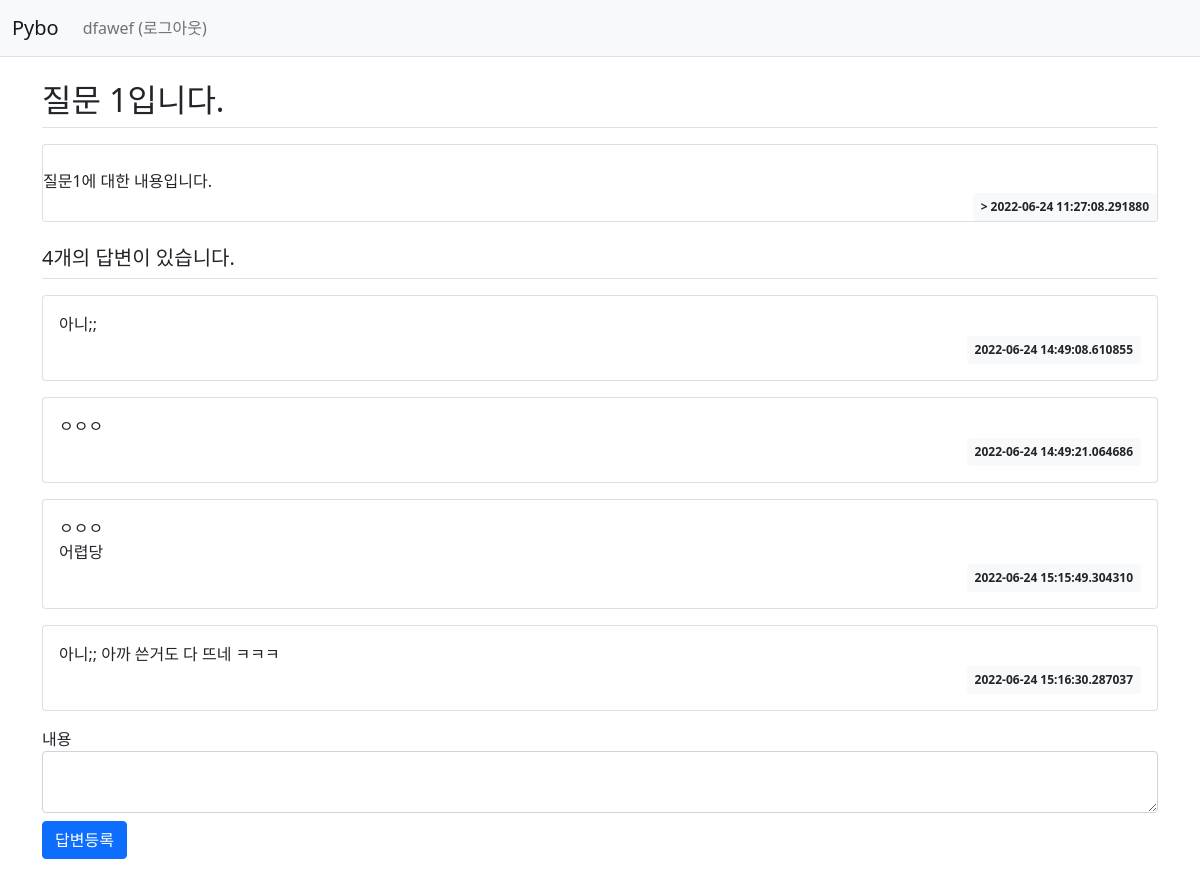
Screenshot of /question/detail/2/ (signed in) with the database file from the repository.
### pybo/models.py (models this page shows)
class User(db.Model):
    id = db.Column(db.Integer, primary_key=True)
    username = db.Column(db.String(150), unique=True, nullable=False)
    password = db.Column(db.String(200), nullable=False)
    email = db.Column(db.String(120), unique=True, nullable=False)

class Question(db.Model):
    id = db.Column(db.Integer , primary_key=True)
    subject = db.Column(db.String(200), nullable=False)
    content = db.Column(db.Text(),nullable=False)
    create_date = db.Column(db.DateTime(),nullable=False)

class Answer(db.Model):
    id = db.Column(db.Integer, primary_key=True)
    question_id = db.Column(db.Integer,db.ForeignKey('question.id',ondelete='CASCADE'))
    question = db.relationship('Question',backref=db.backref('answer_set'))
    content = db.Column(db.Text(), nullable=False)
    create_date = db.Column(db.DateTime(), nullable=False)

### pybo/views/question_views.py (the view)
@bp.route('/detail/<int:question_id>/')
def detail(question_id):
    form = AnswerForm()
    question = Question.query.get_or_404(question_id)
    return render_template('question/question_detail.html', question=question,form=form)

### pybo/forms.py
class AnswerForm(FlaskForm):
    content = TextAreaField('내용', validators=[DataRequired('내용은 필수입니다.')])

### pybo/views/auth_views.py (called while the page is built)
@bp.before_app_request
def load_logged_in_user():
    user_id = session.get('user_id')
    if user_id is None:
        g.user = None
    else:
        g.user = User.query.get(user_id)

### pybo/templates/question/question_detail.html (shortened to what this page needs)
{% extends 'base.html' %}
{% block content %}
<div class="container my-3">
    <h2 class="border-bottom py-2">{{question.subject}}</h2>
    <div class="card my-3">
        <div class="card=body">
            <div class="card-text"style="white-space: pre-line;">
               {{question.content}}
            </div>
            <div class="d-flex justify-content-end">
                <div class="badge bg-light text-dark p-2">>
                    {{question.create_date}}
                </div>
            </div>
        </div>
    </div>
    <h5 class="border-bottom my-3 py-2">{{ question.answer_set|length }}개의 답변이 있습니다.</h5>
    {% for answer in question.answer_set %}
    <div class="card my-3">
        <div class="card-body">
            <div class="card-text" style="white-space: pre-line;">{{ answer.content }}</div>
            <div class="d-flex justify-content-end">
                <div class="badge bg-light text-dark p-2">
                    {{ answer.create_date }}
                </div>
            </div>
        </div>
    </div>
    {% endfor %}
    <form action="{{ url_for('answer.create',question_id=question.id) }} " method="post" class="my-3">
        {{form.content.label}}
        {{form.content( class="form-control" )}}
        <input type="submit" value="답변등록" class = "btn my-2 btn-primary">
    </form>
</div>
{% endblock %}

### pybo/templates/base.html (shortened to what this page needs)
<!doctype html>
<html lang="ko" xmlns="http://www.w3.org/1999/html">
<head>
    <link rel="stylesheet" href="{{ url_for('static', filename='bootstrap.min.css') }}">
</head>
<body>
<nav class="navbar navbar-expand-lg navbar-light bg-light border-bottom">
    <div class="container-fluid">
        <a class="navbar-brand" href="{{ url_for('main.index') }}">Pybo</a>
        <div class="collapse navbar-collapse" id="navbarSupportedContent">
            {% if g.user %}
            <ul class="navbar-nav">
                <li class="nav-item ">
                    <a class="nav-link" href="{{ url_for('auth.logout')}}">{{ g.user.username }} (로그아웃)</a>
                </li>
            </ul>
            {% endif %}
        </div>
    </div>
</nav>
{% block content %}
{% endblock %}

### rows the page displays
User: user.username "dfawef"
Question: subject "질문 1입니다.", content "질문1에 대한 내용입니다.", create_date "2022-06-24 11:27:08.291880"
Answer: content "아니;;", create_date "2022-06-24 14:49:08.610855"
Answer: content "ㅇㅇㅇ", create_date "2022-06-24 14:49:21.064686"
Answer: content "ㅇㅇㅇ 어렵당", create_date "2022-06-24 15:15:49.304310"
Answer: content "아니;; 아까 쓴거도 다 뜨네 ㅋㅋㅋ", create_date "2022-06-24 15:16:30.287037"

### other values shown
{{ question.answer_set|length }} "4"
